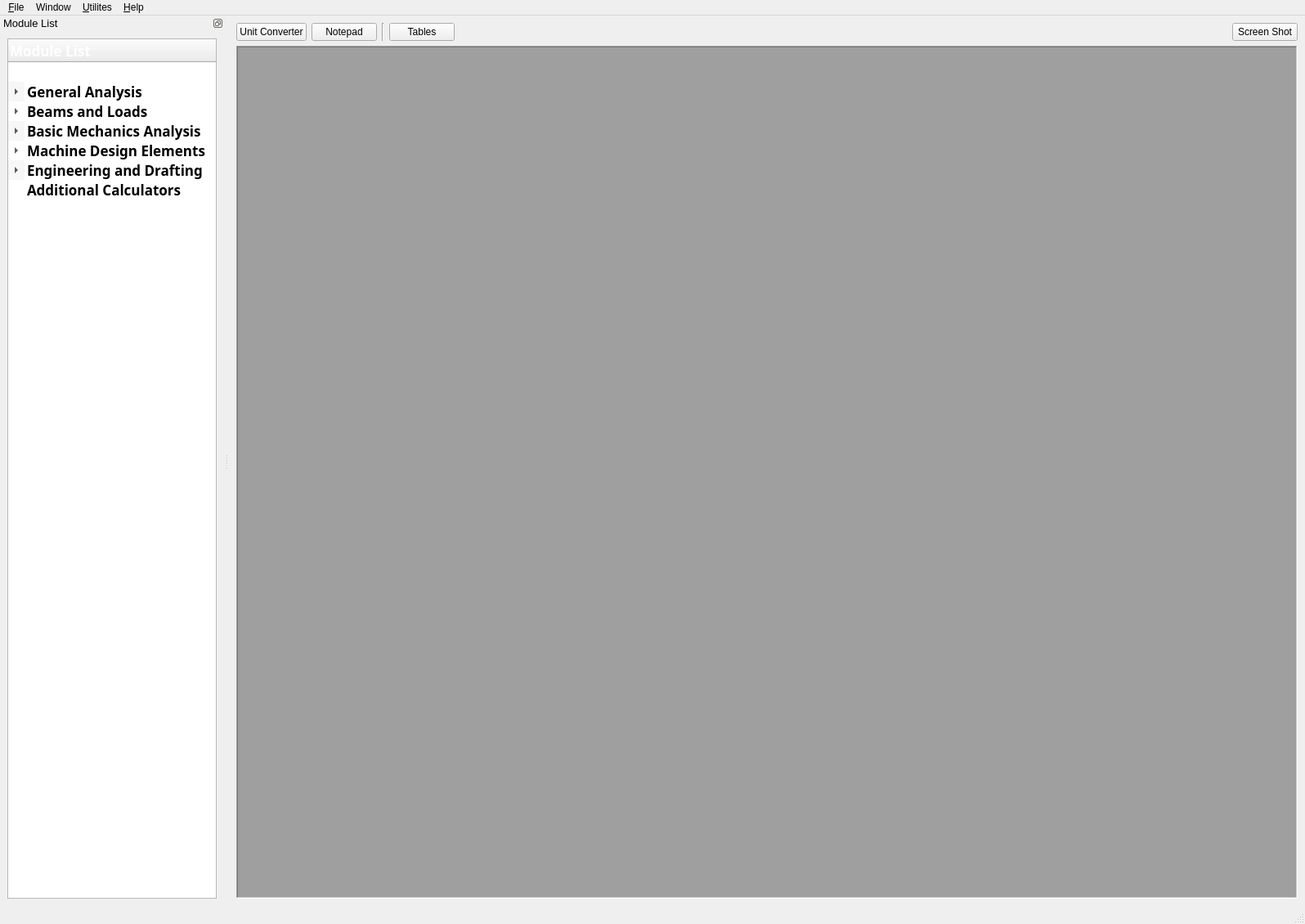
<?xml version="1.0" encoding="UTF-8"?>
<ui version="4.0">
 <class>MEMainWindow</class>
 <widget class="QMainWindow" name="MEMainWindow">
  <property name="geometry">
   <rect>
    <x>0</x>
    <y>0</y>
    <width>1596</width>
    <height>1130</height>
   </rect>
  </property>
  <property name="sizePolicy">
   <sizepolicy hsizetype="Fixed" vsizetype="Fixed">
    <horstretch>0</horstretch>
    <verstretch>0</verstretch>
   </sizepolicy>
  </property>
  <property name="minimumSize">
   <size>
    <width>270</width>
    <height>610</height>
   </size>
  </property>
  <property name="maximumSize">
   <size>
    <width>16777215</width>
    <height>16777215</height>
   </size>
  </property>
  <property name="windowTitle">
   <string>MainWindow</string>
  </property>
  <property name="toolButtonStyle">
   <enum>Qt::ToolButtonStyle::ToolButtonIconOnly</enum>
  </property>
  <property name="tabShape">
   <enum>QTabWidget::TabShape::Rounded</enum>
  </property>
  <property name="dockNestingEnabled">
   <bool>false</bool>
  </property>
  <property name="unifiedTitleAndToolBarOnMac">
   <bool>false</bool>
  </property>
  <widget class="QWidget" name="centralwidget">
   <layout class="QGridLayout" name="gridLayout">
    <item row="0" column="0">
     <layout class="QHBoxLayout" name="horizontalLayout_2">
      <item>
       <widget class="QPushButton" name="Unitconverter">
        <property name="sizePolicy">
         <sizepolicy hsizetype="Minimum" vsizetype="Preferred">
          <horstretch>0</horstretch>
          <verstretch>0</verstretch>
         </sizepolicy>
        </property>
        <property name="text">
         <string>Unit Converter</string>
        </property>
       </widget>
      </item>
      <item>
       <widget class="QPushButton" name="pushButton">
        <property name="text">
         <string>Notepad</string>
        </property>
       </widget>
      </item>
      <item>
       <widget class="Line" name="line_2">
        <property name="orientation">
         <enum>Qt::Orientation::Vertical</enum>
        </property>
       </widget>
      </item>
      <item>
       <widget class="QPushButton" name="Tables">
        <property name="sizePolicy">
         <sizepolicy hsizetype="Minimum" vsizetype="Preferred">
          <horstretch>0</horstretch>
          <verstretch>0</verstretch>
         </sizepolicy>
        </property>
        <property name="text">
         <string>Tables</string>
        </property>
       </widget>
      </item>
      <item>
       <spacer name="horizontalSpacer">
        <property name="orientation">
         <enum>Qt::Orientation::Horizontal</enum>
        </property>
        <property name="sizeHint" stdset="0">
         <size>
          <width>40</width>
          <height>20</height>
         </size>
        </property>
       </spacer>
      </item>
      <item>
       <widget class="QPushButton" name="Screenshot">
        <property name="sizePolicy">
         <sizepolicy hsizetype="Minimum" vsizetype="Preferred">
          <horstretch>0</horstretch>
          <verstretch>0</verstretch>
         </sizepolicy>
        </property>
        <property name="text">
         <string>Screen Shot</string>
        </property>
       </widget>
      </item>
     </layout>
    </item>
    <item row="1" column="0">
     <widget class="QMdiArea" name="mdiArea">
      <property name="sizePolicy">
       <sizepolicy hsizetype="Expanding" vsizetype="Expanding">
        <horstretch>0</horstretch>
        <verstretch>0</verstretch>
       </sizepolicy>
      </property>
      <property name="frameShape">
       <enum>QFrame::Shape::WinPanel</enum>
      </property>
      <property name="frameShadow">
       <enum>QFrame::Shadow::Sunken</enum>
      </property>
      <property name="lineWidth">
       <number>2</number>
      </property>
      <property name="midLineWidth">
       <number>0</number>
      </property>
      <property name="viewMode">
       <enum>QMdiArea::ViewMode::SubWindowView</enum>
      </property>
      <property name="tabsClosable">
       <bool>true</bool>
      </property>
      <property name="tabsMovable">
       <bool>true</bool>
      </property>
     </widget>
    </item>
   </layout>
  </widget>
  <widget class="QStatusBar" name="statusbar"/>
  <widget class="QMenuBar" name="menubar">
   <property name="geometry">
    <rect>
     <x>0</x>
     <y>0</y>
     <width>1596</width>
     <height>33</height>
    </rect>
   </property>
   <widget class="QMenu" name="menu_File">
    <property name="title">
     <string>&amp;File</string>
    </property>
    <widget class="QMenu" name="menu_Settings">
     <property name="title">
      <string>Settings</string>
     </property>
     <addaction name="actionTheme"/>
    </widget>
    <addaction name="menu_Settings"/>
    <addaction name="actionQuit"/>
   </widget>
   <widget class="QMenu" name="menu_Utilites">
    <property name="title">
     <string>&amp;Utilites</string>
    </property>
    <widget class="QMenu" name="menuTables">
     <property name="title">
      <string>Tables</string>
     </property>
     <addaction name="actionMaterials_list"/>
     <addaction name="actionCross_Sectional_Beams_and_Shapes_Lists"/>
     <addaction name="actionSaftey_Factors"/>
     <addaction name="actionFit_Classes"/>
     <addaction name="actionGD_T"/>
    </widget>
    <addaction name="actionNotepad"/>
    <addaction name="actionUnit_Converter_2"/>
    <addaction name="actionScreenshot"/>
    <addaction name="menuTables"/>
   </widget>
   <widget class="QMenu" name="menu_Help">
    <property name="title">
     <string>&amp;Help</string>
    </property>
    <addaction name="actionModule_Help"/>
    <addaction name="actionAbout"/>
   </widget>
   <widget class="QMenu" name="menuWindow_2">
    <property name="title">
     <string>Window</string>
    </property>
    <addaction name="actionCascade_2"/>
    <addaction name="actionTile_2"/>
    <addaction name="actionClose_All_2"/>
   </widget>
   <addaction name="menu_File"/>
   <addaction name="menuWindow_2"/>
   <addaction name="menu_Utilites"/>
   <addaction name="menu_Help"/>
  </widget>
  <widget class="QDockWidget" name="Modulelistdock">
   <property name="sizePolicy">
    <sizepolicy hsizetype="Expanding" vsizetype="Preferred">
     <horstretch>0</horstretch>
     <verstretch>0</verstretch>
    </sizepolicy>
   </property>
   <property name="minimumSize">
    <size>
     <width>97</width>
     <height>97</height>
    </size>
   </property>
   <property name="font">
    <font>
     <family>Arial</family>
     <pointsize>10</pointsize>
    </font>
   </property>
   <property name="autoFillBackground">
    <bool>false</bool>
   </property>
   <property name="floating">
    <bool>false</bool>
   </property>
   <property name="features">
    <set>QDockWidget::DockWidgetFeature::DockWidgetFloatable|QDockWidget::DockWidgetFeature::DockWidgetMovable</set>
   </property>
   <property name="allowedAreas">
    <set>Qt::DockWidgetArea::LeftDockWidgetArea|Qt::DockWidgetArea::RightDockWidgetArea</set>
   </property>
   <property name="windowTitle">
    <string>Module List</string>
   </property>
   <attribute name="dockWidgetArea">
    <number>1</number>
   </attribute>
   <widget class="QWidget" name="dockWidgetContents">
    <layout class="QVBoxLayout" name="verticalLayout">
     <item>
      <widget class="QTreeWidget" name="Modulelist">
       <property name="sizePolicy">
        <sizepolicy hsizetype="Expanding" vsizetype="Preferred">
         <horstretch>0</horstretch>
         <verstretch>0</verstretch>
        </sizepolicy>
       </property>
       <property name="font">
        <font>
         <family>Century Gothic</family>
         <pointsize>13</pointsize>
         <italic>false</italic>
         <bold>true</bold>
         <underline>false</underline>
         <stylestrategy>PreferAntialias</stylestrategy>
         <kerning>true</kerning>
        </font>
       </property>
       <property name="focusPolicy">
        <enum>Qt::FocusPolicy::WheelFocus</enum>
       </property>
       <property name="sizeAdjustPolicy">
        <enum>QAbstractScrollArea::SizeAdjustPolicy::AdjustIgnored</enum>
       </property>
       <property name="editTriggers">
        <set>QAbstractItemView::EditTrigger::DoubleClicked|QAbstractItemView::EditTrigger::EditKeyPressed</set>
       </property>
       <property name="tabKeyNavigation">
        <bool>true</bool>
       </property>
       <property name="alternatingRowColors">
        <bool>true</bool>
       </property>
       <property name="selectionBehavior">
        <enum>QAbstractItemView::SelectionBehavior::SelectRows</enum>
       </property>
       <property name="animated">
        <bool>true</bool>
       </property>
       <property name="wordWrap">
        <bool>true</bool>
       </property>
       <property name="columnCount">
        <number>1</number>
       </property>
       <column>
        <property name="text">
         <string>Module List</string>
        </property>
        <property name="foreground">
         <brush brushstyle="SolidPattern">
          <color alpha="255">
           <red>255</red>
           <green>255</green>
           <blue>255</blue>
          </color>
         </brush>
        </property>
       </column>
       <item>
        <property name="text">
         <string>Notepad</string>
        </property>
        <property name="background">
         <brush brushstyle="NoBrush">
          <color alpha="255">
           <red>0</red>
           <green>0</green>
           <blue>0</blue>
          </color>
         </brush>
        </property>
        <property name="foreground">
         <brush brushstyle="SolidPattern">
          <color alpha="255">
           <red>255</red>
           <green>255</green>
           <blue>255</blue>
          </color>
         </brush>
        </property>
        <property name="flags">
         <set>ItemIsDragEnabled|ItemIsDropEnabled|ItemIsUserCheckable|ItemIsEnabled</set>
        </property>
       </item>
       <item>
        <property name="text">
         <string>General Analysis</string>
        </property>
        <property name="toolTip">
         <string>General Analysis List</string>
        </property>
        <property name="background">
         <brush brushstyle="SolidPattern">
          <color alpha="255">
           <red>255</red>
           <green>255</green>
           <blue>255</blue>
          </color>
         </brush>
        </property>
        <property name="foreground">
         <brush brushstyle="SolidPattern">
          <color alpha="255">
           <red>0</red>
           <green>0</green>
           <blue>0</blue>
          </color>
         </brush>
        </property>
        <property name="flags">
         <set>ItemIsDragEnabled|ItemIsDropEnabled|ItemIsUserCheckable|ItemIsEnabled</set>
        </property>
        <item>
         <property name="text">
          <string>Unit Converter</string>
         </property>
         <property name="toolTip">
          <string>Unit Converter Module</string>
         </property>
         <property name="whatsThis">
          <string/>
         </property>
         <property name="background">
          <brush brushstyle="NoBrush">
           <color alpha="255">
            <red>0</red>
            <green>0</green>
            <blue>0</blue>
           </color>
          </brush>
         </property>
         <property name="foreground">
          <brush brushstyle="NoBrush">
           <color alpha="255">
            <red>255</red>
            <green>255</green>
            <blue>255</blue>
           </color>
          </brush>
         </property>
         <property name="flags">
          <set>ItemIsDragEnabled|ItemIsDropEnabled|ItemIsUserCheckable|ItemIsEnabled</set>
         </property>
        </item>
        <item>
         <property name="text">
          <string>Moments of Inertia</string>
         </property>
         <property name="toolTip">
          <string>Moment of Inertia Module</string>
         </property>
         <property name="background">
          <brush brushstyle="NoBrush">
           <color alpha="255">
            <red>0</red>
            <green>0</green>
            <blue>0</blue>
           </color>
          </brush>
         </property>
         <property name="flags">
          <set>ItemIsDragEnabled|ItemIsDropEnabled|ItemIsUserCheckable|ItemIsEnabled</set>
         </property>
        </item>
        <item>
         <property name="text">
          <string>Vectors</string>
         </property>
         <property name="toolTip">
          <string>Vector Analysis Module</string>
         </property>
         <property name="background">
          <brush brushstyle="NoBrush">
           <color alpha="255">
            <red>0</red>
            <green>0</green>
            <blue>0</blue>
           </color>
          </brush>
         </property>
         <property name="flags">
          <set>ItemIsDragEnabled|ItemIsDropEnabled|ItemIsUserCheckable|ItemIsEnabled</set>
         </property>
        </item>
        <item>
         <property name="text">
          <string>Fasteners</string>
         </property>
         <property name="toolTip">
          <string>Basic Fasteners Module</string>
         </property>
         <property name="background">
          <brush brushstyle="NoBrush">
           <color alpha="255">
            <red>0</red>
            <green>0</green>
            <blue>0</blue>
           </color>
          </brush>
         </property>
         <property name="flags">
          <set>ItemIsDragEnabled|ItemIsDropEnabled|ItemIsUserCheckable|ItemIsEnabled</set>
         </property>
        </item>
        <item>
         <property name="text">
          <string>Material Properties</string>
         </property>
         <property name="toolTip">
          <string>Material Properties Module</string>
         </property>
         <property name="background">
          <brush brushstyle="NoBrush">
           <color alpha="255">
            <red>0</red>
            <green>0</green>
            <blue>0</blue>
           </color>
          </brush>
         </property>
         <property name="flags">
          <set>ItemIsDragEnabled|ItemIsDropEnabled|ItemIsUserCheckable|ItemIsEnabled</set>
         </property>
        </item>
        <item>
         <property name="text">
          <string>Center of Mass and Center of Gravity</string>
         </property>
         <property name="toolTip">
          <string>Center of Mass and Center of Gravity Module</string>
         </property>
         <property name="background">
          <brush brushstyle="NoBrush">
           <color alpha="255">
            <red>0</red>
            <green>0</green>
            <blue>0</blue>
           </color>
          </brush>
         </property>
         <property name="flags">
          <set>ItemIsDragEnabled|ItemIsDropEnabled|ItemIsUserCheckable|ItemIsEnabled</set>
         </property>
        </item>
       </item>
       <item>
        <property name="text">
         <string>Beams and Loads</string>
        </property>
        <property name="toolTip">
         <string>Beams and Loads List</string>
        </property>
        <property name="background">
         <brush brushstyle="SolidPattern">
          <color alpha="255">
           <red>255</red>
           <green>255</green>
           <blue>255</blue>
          </color>
         </brush>
        </property>
        <property name="foreground">
         <brush brushstyle="SolidPattern">
          <color alpha="255">
           <red>0</red>
           <green>0</green>
           <blue>0</blue>
          </color>
         </brush>
        </property>
        <property name="flags">
         <set>ItemIsDragEnabled|ItemIsDropEnabled|ItemIsUserCheckable|ItemIsEnabled</set>
        </property>
        <item>
         <property name="text">
          <string>General Beam Analysis</string>
         </property>
         <property name="toolTip">
          <string>General Beam Analysis List</string>
         </property>
         <property name="background">
          <brush brushstyle="SolidPattern">
           <color alpha="255">
            <red>99</red>
            <green>99</green>
            <blue>99</blue>
           </color>
          </brush>
         </property>
         <property name="foreground">
          <brush brushstyle="SolidPattern">
           <color alpha="255">
            <red>0</red>
            <green>0</green>
            <blue>0</blue>
           </color>
          </brush>
         </property>
         <property name="flags">
          <set>ItemIsDragEnabled|ItemIsDropEnabled|ItemIsUserCheckable|ItemIsEnabled</set>
         </property>
         <item>
          <property name="text">
           <string>Trusses</string>
          </property>
          <property name="toolTip">
           <string>Truss Module</string>
          </property>
          <property name="flags">
           <set>ItemIsDragEnabled|ItemIsDropEnabled|ItemIsUserCheckable|ItemIsEnabled</set>
          </property>
         </item>
         <item>
          <property name="text">
           <string>Moments of Inertia</string>
          </property>
          <property name="toolTip">
           <string>Moment of Inertia Module</string>
          </property>
          <property name="flags">
           <set>ItemIsDragEnabled|ItemIsDropEnabled|ItemIsUserCheckable|ItemIsEnabled</set>
          </property>
         </item>
         <item>
          <property name="text">
           <string>Determinate Beams</string>
          </property>
          <property name="toolTip">
           <string>Determinate Beams Module</string>
          </property>
          <property name="flags">
           <set>ItemIsDragEnabled|ItemIsDropEnabled|ItemIsUserCheckable|ItemIsEnabled</set>
          </property>
         </item>
         <item>
          <property name="text">
           <string>Column Buckling</string>
          </property>
          <property name="toolTip">
           <string>Column Buckling Module</string>
          </property>
          <property name="flags">
           <set>ItemIsDragEnabled|ItemIsDropEnabled|ItemIsUserCheckable|ItemIsEnabled</set>
          </property>
         </item>
         <item>
          <property name="text">
           <string>Flexure</string>
          </property>
          <property name="toolTip">
           <string>Flexure Module</string>
          </property>
          <property name="flags">
           <set>ItemIsDragEnabled|ItemIsDropEnabled|ItemIsUserCheckable|ItemIsEnabled</set>
          </property>
         </item>
         <item>
          <property name="text">
           <string>Indeterminate Axial Structures</string>
          </property>
          <property name="toolTip">
           <string>Indeterminate Axial Structures Module</string>
          </property>
          <property name="flags">
           <set>ItemIsDragEnabled|ItemIsDropEnabled|ItemIsUserCheckable|ItemIsEnabled</set>
          </property>
         </item>
         <item>
          <property name="text">
           <string>Mohr's Circle</string>
          </property>
          <property name="toolTip">
           <string>Mohr's Circle Module</string>
          </property>
          <property name="flags">
           <set>ItemIsDragEnabled|ItemIsDropEnabled|ItemIsUserCheckable|ItemIsEnabled</set>
          </property>
         </item>
         <item>
          <property name="text">
           <string>Deformation analysis</string>
          </property>
          <property name="toolTip">
           <string>Deformation Analysis List</string>
          </property>
          <property name="background">
           <brush brushstyle="SolidPattern">
            <color alpha="255">
             <red>154</red>
             <green>154</green>
             <blue>154</blue>
            </color>
           </brush>
          </property>
          <property name="foreground">
           <brush brushstyle="SolidPattern">
            <color alpha="255">
             <red>0</red>
             <green>0</green>
             <blue>0</blue>
            </color>
           </brush>
          </property>
          <property name="flags">
           <set>ItemIsDragEnabled|ItemIsDropEnabled|ItemIsUserCheckable|ItemIsEnabled</set>
          </property>
          <item>
           <property name="text">
            <string>Generic Beam Deformation Analysis</string>
           </property>
           <property name="toolTip">
            <string>Generic Beam Deformation Module</string>
           </property>
           <property name="flags">
            <set>ItemIsDragEnabled|ItemIsDropEnabled|ItemIsUserCheckable|ItemIsEnabled</set>
           </property>
          </item>
          <item>
           <property name="text">
            <string>Axial Beam Deformation</string>
           </property>
           <property name="toolTip">
            <string>Axial Beam Deformation Module</string>
           </property>
           <property name="flags">
            <set>ItemIsDragEnabled|ItemIsDropEnabled|ItemIsUserCheckable|ItemIsEnabled</set>
           </property>
          </item>
          <item>
           <property name="text">
            <string>Torsional Beam Deformation</string>
           </property>
           <property name="toolTip">
            <string>Torsioanl Beam Deformation Module</string>
           </property>
           <property name="flags">
            <set>ItemIsDragEnabled|ItemIsDropEnabled|ItemIsUserCheckable|ItemIsEnabled</set>
           </property>
          </item>
         </item>
        </item>
       </item>
       <item>
        <property name="text">
         <string>Basic Mechanics Analysis</string>
        </property>
        <property name="toolTip">
         <string>Basic Mechanics Analysis List</string>
        </property>
        <property name="background">
         <brush brushstyle="SolidPattern">
          <color alpha="255">
           <red>255</red>
           <green>255</green>
           <blue>255</blue>
          </color>
         </brush>
        </property>
        <property name="foreground">
         <brush brushstyle="SolidPattern">
          <color alpha="255">
           <red>0</red>
           <green>0</green>
           <blue>0</blue>
          </color>
         </brush>
        </property>
        <property name="flags">
         <set>ItemIsDragEnabled|ItemIsDropEnabled|ItemIsUserCheckable|ItemIsEnabled</set>
        </property>
        <item>
         <property name="text">
          <string>Determinate Beams</string>
         </property>
         <property name="toolTip">
          <string>Determinate Beams Module</string>
         </property>
         <property name="flags">
          <set>ItemIsDragEnabled|ItemIsDropEnabled|ItemIsUserCheckable|ItemIsEnabled</set>
         </property>
        </item>
        <item>
         <property name="text">
          <string>Simple Torsion</string>
         </property>
         <property name="toolTip">
          <string>Simple Torsion Module</string>
         </property>
         <property name="flags">
          <set>ItemIsDragEnabled|ItemIsDropEnabled|ItemIsUserCheckable|ItemIsEnabled</set>
         </property>
        </item>
        <item>
         <property name="text">
          <string>Mohr's Circle</string>
         </property>
         <property name="toolTip">
          <string>Morh's Circle Module</string>
         </property>
         <property name="flags">
          <set>ItemIsDragEnabled|ItemIsDropEnabled|ItemIsUserCheckable|ItemIsEnabled</set>
         </property>
        </item>
        <item>
         <property name="text">
          <string>Flexure</string>
         </property>
         <property name="toolTip">
          <string>Flexure Module</string>
         </property>
         <property name="flags">
          <set>ItemIsDragEnabled|ItemIsDropEnabled|ItemIsUserCheckable|ItemIsEnabled</set>
         </property>
        </item>
        <item>
         <property name="text">
          <string>Pressure Vessels</string>
         </property>
         <property name="toolTip">
          <string>Pressure Vessels Module</string>
         </property>
         <property name="flags">
          <set>ItemIsDragEnabled|ItemIsDropEnabled|ItemIsUserCheckable|ItemIsEnabled</set>
         </property>
        </item>
        <item>
         <property name="text">
          <string>Kinematic Diagraming</string>
         </property>
         <property name="toolTip">
          <string>Kinematic Diagraming Module</string>
         </property>
         <property name="flags">
          <set>ItemIsDragEnabled|ItemIsDropEnabled|ItemIsUserCheckable|ItemIsEnabled</set>
         </property>
        </item>
        <item>
         <property name="text">
          <string>Indeterminate Coaxial Shafts</string>
         </property>
         <property name="toolTip">
          <string>Indeterminate Coaxial Shafts Module</string>
         </property>
         <property name="flags">
          <set>ItemIsDragEnabled|ItemIsDropEnabled|ItemIsUserCheckable|ItemIsEnabled</set>
         </property>
        </item>
        <item>
         <property name="text">
          <string>Indeterminate End-to-End Shafts</string>
         </property>
         <property name="toolTip">
          <string>Indeterminate End-to-End Shafts Module</string>
         </property>
         <property name="flags">
          <set>ItemIsDragEnabled|ItemIsDropEnabled|ItemIsUserCheckable|ItemIsEnabled</set>
         </property>
        </item>
       </item>
       <item>
        <property name="text">
         <string>Machine Design Elements</string>
        </property>
        <property name="toolTip">
         <string>Machine Design Elements List</string>
        </property>
        <property name="background">
         <brush brushstyle="SolidPattern">
          <color alpha="255">
           <red>255</red>
           <green>255</green>
           <blue>255</blue>
          </color>
         </brush>
        </property>
        <property name="foreground">
         <brush brushstyle="SolidPattern">
          <color alpha="255">
           <red>0</red>
           <green>0</green>
           <blue>0</blue>
          </color>
         </brush>
        </property>
        <property name="flags">
         <set>ItemIsDragEnabled|ItemIsDropEnabled|ItemIsUserCheckable|ItemIsEnabled</set>
        </property>
        <item>
         <property name="text">
          <string>Machine Drives</string>
         </property>
         <property name="toolTip">
          <string>Machine Drives List</string>
         </property>
         <property name="background">
          <brush brushstyle="SolidPattern">
           <color alpha="255">
            <red>99</red>
            <green>99</green>
            <blue>99</blue>
           </color>
          </brush>
         </property>
         <property name="foreground">
          <brush brushstyle="SolidPattern">
           <color alpha="255">
            <red>0</red>
            <green>0</green>
            <blue>0</blue>
           </color>
          </brush>
         </property>
         <property name="flags">
          <set>ItemIsDragEnabled|ItemIsDropEnabled|ItemIsUserCheckable|ItemIsEnabled</set>
         </property>
         <item>
          <property name="text">
           <string>Belt Drives</string>
          </property>
          <property name="toolTip">
           <string>Belt Drives Module</string>
          </property>
          <property name="flags">
           <set>ItemIsDragEnabled|ItemIsDropEnabled|ItemIsUserCheckable|ItemIsEnabled</set>
          </property>
         </item>
         <item>
          <property name="text">
           <string>Chain Drives</string>
          </property>
          <property name="toolTip">
           <string>Chain Drive Module</string>
          </property>
          <property name="flags">
           <set>ItemIsDragEnabled|ItemIsDropEnabled|ItemIsUserCheckable|ItemIsEnabled</set>
          </property>
         </item>
         <item>
          <property name="text">
           <string>Gears</string>
          </property>
          <property name="toolTip">
           <string>Gear List</string>
          </property>
          <property name="background">
           <brush brushstyle="SolidPattern">
            <color alpha="255">
             <red>154</red>
             <green>154</green>
             <blue>154</blue>
            </color>
           </brush>
          </property>
          <property name="foreground">
           <brush brushstyle="SolidPattern">
            <color alpha="255">
             <red>0</red>
             <green>0</green>
             <blue>0</blue>
            </color>
           </brush>
          </property>
          <property name="flags">
           <set>ItemIsDragEnabled|ItemIsDropEnabled|ItemIsUserCheckable|ItemIsEnabled</set>
          </property>
          <item>
           <property name="text">
            <string>Gear Driven Shafts</string>
           </property>
           <property name="toolTip">
            <string>Gear Driven Shafts Module</string>
           </property>
           <property name="flags">
            <set>ItemIsDragEnabled|ItemIsDropEnabled|ItemIsUserCheckable|ItemIsEnabled</set>
           </property>
          </item>
          <item>
           <property name="text">
            <string>Gear Trains</string>
           </property>
           <property name="toolTip">
            <string>Gear Trains Module</string>
           </property>
           <property name="flags">
            <set>ItemIsDragEnabled|ItemIsDropEnabled|ItemIsUserCheckable|ItemIsEnabled</set>
           </property>
          </item>
          <item>
           <property name="text">
            <string>Advanced Gear Calculator</string>
           </property>
           <property name="toolTip">
            <string>Advanced Gear Calculator Module</string>
           </property>
           <property name="flags">
            <set>ItemIsDragEnabled|ItemIsDropEnabled|ItemIsUserCheckable|ItemIsEnabled</set>
           </property>
          </item>
         </item>
        </item>
        <item>
         <property name="text">
          <string>Bearing Calculator</string>
         </property>
         <property name="toolTip">
          <string>Bearing Calculator</string>
         </property>
         <property name="flags">
          <set>ItemIsDragEnabled|ItemIsDropEnabled|ItemIsUserCheckable|ItemIsEnabled</set>
         </property>
        </item>
        <item>
         <property name="text">
          <string>Key Calculator</string>
         </property>
         <property name="toolTip">
          <string>Key Calculator Module</string>
         </property>
         <property name="flags">
          <set>ItemIsDragEnabled|ItemIsDropEnabled|ItemIsUserCheckable|ItemIsEnabled</set>
         </property>
        </item>
       </item>
       <item>
        <property name="text">
         <string>Engineering and Drafting</string>
        </property>
        <property name="toolTip">
         <string>Engineering and Drafting List</string>
        </property>
        <property name="background">
         <brush brushstyle="SolidPattern">
          <color alpha="255">
           <red>255</red>
           <green>255</green>
           <blue>255</blue>
          </color>
         </brush>
        </property>
        <property name="foreground">
         <brush brushstyle="SolidPattern">
          <color alpha="255">
           <red>0</red>
           <green>0</green>
           <blue>0</blue>
          </color>
         </brush>
        </property>
        <property name="flags">
         <set>ItemIsDragEnabled|ItemIsDropEnabled|ItemIsUserCheckable|ItemIsEnabled</set>
        </property>
        <item>
         <property name="text">
          <string>GD&amp;T Checker</string>
         </property>
         <property name="toolTip">
          <string>GD&amp;T Checker Module</string>
         </property>
         <property name="flags">
          <set>ItemIsDragEnabled|ItemIsDropEnabled|ItemIsUserCheckable|ItemIsEnabled</set>
         </property>
        </item>
        <item>
         <property name="text">
          <string>Limits and Fits</string>
         </property>
         <property name="toolTip">
          <string>Limits and Fits Module</string>
         </property>
         <property name="flags">
          <set>ItemIsDragEnabled|ItemIsDropEnabled|ItemIsUserCheckable|ItemIsEnabled</set>
         </property>
        </item>
        <item>
         <property name="text">
          <string>Fixed and Floating Fastener Calculator</string>
         </property>
         <property name="toolTip">
          <string>GD&amp;T Fastener Module</string>
         </property>
         <property name="flags">
          <set>ItemIsDragEnabled|ItemIsDropEnabled|ItemIsUserCheckable|ItemIsEnabled</set>
         </property>
        </item>
        <item>
         <property name="text">
          <string>Paper Gauging </string>
         </property>
         <property name="toolTip">
          <string>Paper Gauging Module</string>
         </property>
         <property name="flags">
          <set>ItemIsDragEnabled|ItemIsDropEnabled|ItemIsUserCheckable|ItemIsEnabled</set>
         </property>
        </item>
        <item>
         <property name="text">
          <string>Tolerance Finder</string>
         </property>
         <property name="toolTip">
          <string>Tolerance Finder Module</string>
         </property>
         <property name="flags">
          <set>ItemIsDragEnabled|ItemIsDropEnabled|ItemIsUserCheckable|ItemIsEnabled</set>
         </property>
        </item>
        <item>
         <property name="text">
          <string>Diameter Deviation</string>
         </property>
         <property name="toolTip">
          <string>Diameter Deviation Module</string>
         </property>
         <property name="flags">
          <set>ItemIsDragEnabled|ItemIsDropEnabled|ItemIsUserCheckable|ItemIsEnabled</set>
         </property>
        </item>
       </item>
       <item>
        <property name="text">
         <string>Additional Calculators</string>
        </property>
        <property name="toolTip">
         <string>Additional Calculators List</string>
        </property>
        <property name="flags">
         <set>ItemIsDragEnabled|ItemIsDropEnabled|ItemIsUserCheckable|ItemIsEnabled</set>
        </property>
       </item>
      </widget>
     </item>
    </layout>
   </widget>
  </widget>
  <action name="actionUnit_Converter">
   <property name="text">
    <string>Unit Converter</string>
   </property>
  </action>
  <action name="actionMoments_of_Inertia">
   <property name="text">
    <string>Moments of Inertia</string>
   </property>
  </action>
  <action name="actionVectors">
   <property name="text">
    <string>Vectors</string>
   </property>
  </action>
  <action name="actionFriction_and_Force">
   <property name="text">
    <string>Friction and Force</string>
   </property>
  </action>
  <action name="actionFasteners">
   <property name="text">
    <string>Fasteners</string>
   </property>
  </action>
  <action name="actionMaterial_Properties">
   <property name="text">
    <string>Material Properties</string>
   </property>
  </action>
  <action name="actionCM_and_CG">
   <property name="text">
    <string>CM and CG</string>
   </property>
  </action>
  <action name="actionTrusses">
   <property name="text">
    <string>Trusses</string>
   </property>
  </action>
  <action name="actionBeamsMoments_of_Inertia">
   <property name="text">
    <string>Moments of Inertia</string>
   </property>
  </action>
  <action name="actionShear_and_Moment">
   <property name="text">
    <string>Shear and Moment</string>
   </property>
  </action>
  <action name="actionIndeterminate_Axial_Structures">
   <property name="text">
    <string>Indeterminate Axial Structures</string>
   </property>
  </action>
  <action name="actionFlexure">
   <property name="text">
    <string>Flexure</string>
   </property>
  </action>
  <action name="actionBeam_Deformation">
   <property name="text">
    <string>Beam Deformation</string>
   </property>
  </action>
  <action name="actionAxial_Beam_Deformation">
   <property name="text">
    <string>Axial Beam Deformation</string>
   </property>
  </action>
  <action name="actionTorsional_Beam_Deformation">
   <property name="text">
    <string>Torsional Beam Deformation</string>
   </property>
  </action>
  <action name="actionSupported_Beams">
   <property name="text">
    <string>Supported Beams</string>
   </property>
  </action>
  <action name="actionMohr_s_Circle">
   <property name="text">
    <string>Mohr's Circle</string>
   </property>
  </action>
  <action name="actionC_Clamp">
   <property name="text">
    <string>C-Clamp</string>
   </property>
  </action>
  <action name="actionCompression_Link">
   <property name="text">
    <string>Compression Link</string>
   </property>
  </action>
  <action name="actionTension_Link">
   <property name="text">
    <string>Tension Link</string>
   </property>
  </action>
  <action name="actionPost">
   <property name="text">
    <string>Post</string>
   </property>
  </action>
  <action name="actionPost_and_Beam">
   <property name="text">
    <string>Post and Beam</string>
   </property>
  </action>
  <action name="actionKinematic_Diagraming">
   <property name="text">
    <string>Kinematic Diagraming</string>
   </property>
  </action>
  <action name="actionVector_Analysis">
   <property name="text">
    <string>Vector Analysis</string>
   </property>
  </action>
  <action name="actionGDT_Checker">
   <property name="text">
    <string>GDT Checker</string>
   </property>
  </action>
  <action name="actionVirtual_Condition_Calculator">
   <property name="text">
    <string>Virtual Condition Calculator</string>
   </property>
  </action>
  <action name="actionLimits_and_Fits">
   <property name="text">
    <string>Limits and Fits</string>
   </property>
  </action>
  <action name="actionGDTFasteners">
   <property name="text">
    <string>Fasteners</string>
   </property>
  </action>
  <action name="actionPaper_Gauging">
   <property name="text">
    <string>Paper Gauging</string>
   </property>
  </action>
  <action name="actionTolerance_Finder">
   <property name="text">
    <string>Tolerance Finder</string>
   </property>
  </action>
  <action name="actionDiameter_Deviation">
   <property name="text">
    <string>Diameter Deviation</string>
   </property>
  </action>
  <action name="actionTorsion">
   <property name="text">
    <string>Torsion</string>
   </property>
  </action>
  <action name="actionPressure">
   <property name="text">
    <string>Pressure</string>
   </property>
  </action>
  <action name="actionAddMohr_s_Circle">
   <property name="text">
    <string>Mohr's Circle</string>
   </property>
  </action>
  <action name="actionModule_List">
   <property name="text">
    <string>Module List</string>
   </property>
  </action>
  <action name="actionQuit">
   <property name="text">
    <string>Quit</string>
   </property>
  </action>
  <action name="actionNotepad">
   <property name="text">
    <string>Notepad</string>
   </property>
  </action>
  <action name="actionCalculator">
   <property name="text">
    <string>Calculator</string>
   </property>
  </action>
  <action name="actionScreenshot">
   <property name="text">
    <string>Screenshot</string>
   </property>
  </action>
  <action name="actionPerfer_SI_units">
   <property name="text">
    <string>Edit Saftey Factor</string>
   </property>
  </action>
  <action name="actionPerfer_Metric_Units">
   <property name="text">
    <string>Theme</string>
   </property>
  </action>
  <action name="actionMaterials_list">
   <property name="text">
    <string>Materials List</string>
   </property>
  </action>
  <action name="actionCross_Sectional_Beams_and_Shapes_Lists">
   <property name="text">
    <string>Beams and Shapes Lists</string>
   </property>
  </action>
  <action name="actionAbout">
   <property name="text">
    <string>About</string>
   </property>
  </action>
  <action name="actionUnit_Converter_help">
   <property name="text">
    <string>Unit Converter</string>
   </property>
  </action>
  <action name="actionMoments_of_Inertia_help">
   <property name="text">
    <string>Moments of Inertia</string>
   </property>
  </action>
  <action name="actionVectors_help">
   <property name="text">
    <string>Vectors</string>
   </property>
  </action>
  <action name="actionFriction_and_Force_help">
   <property name="text">
    <string>Friction and Force</string>
   </property>
  </action>
  <action name="actionFasteners_help">
   <property name="text">
    <string>Fasteners</string>
   </property>
  </action>
  <action name="actionMaterial_Properties_help">
   <property name="text">
    <string>Material Properties</string>
   </property>
  </action>
  <action name="actionCM_and_CG_help">
   <property name="text">
    <string>CM and CG</string>
   </property>
  </action>
  <action name="actionTrusses_help">
   <property name="text">
    <string>Trusses</string>
   </property>
  </action>
  <action name="actionBeamsMoments_of_Inertia_help">
   <property name="text">
    <string>Moments of Inertia</string>
   </property>
  </action>
  <action name="actionShear_and_Moment_help">
   <property name="text">
    <string>Shear and Moment</string>
   </property>
  </action>
  <action name="actionIndeterminate_Axial_Structures_help">
   <property name="text">
    <string>Indeterminate Axial Structures</string>
   </property>
  </action>
  <action name="actionFlexure_help">
   <property name="text">
    <string>Flexure</string>
   </property>
  </action>
  <action name="actionBeam_Deformation_help">
   <property name="text">
    <string>Beam Deformation</string>
   </property>
  </action>
  <action name="actionAxial_Beam_Deformation_help">
   <property name="text">
    <string>Axial Beam Deformation</string>
   </property>
  </action>
  <action name="actionTorsional_Beam_Deformation_help">
   <property name="text">
    <string>Torsional Beam Deformation</string>
   </property>
  </action>
  <action name="actionSupported_Beams_help">
   <property name="text">
    <string>Supported Beams</string>
   </property>
  </action>
  <action name="actionMohr_s_Circle_help">
   <property name="text">
    <string>Mohr's Circle</string>
   </property>
  </action>
  <action name="actionC_Clamp_help">
   <property name="text">
    <string>C-Clamp</string>
   </property>
  </action>
  <action name="actionCompression_Link_help">
   <property name="text">
    <string>Compression Link</string>
   </property>
  </action>
  <action name="actionTension_Link_help">
   <property name="text">
    <string>Tension Link</string>
   </property>
  </action>
  <action name="actionPost_help">
   <property name="text">
    <string>Post</string>
   </property>
  </action>
  <action name="actionPost_and_Beam_help">
   <property name="text">
    <string>Post and Beam</string>
   </property>
  </action>
  <action name="actionSolid_shaft_and_Pipe_help">
   <property name="text">
    <string>Solid Shaft and Pipe</string>
   </property>
  </action>
  <action name="actionKinematic_Diagraming_help">
   <property name="text">
    <string>Kinematic Diagraming</string>
   </property>
  </action>
  <action name="actionVector_and_Motion_Analysis_help">
   <property name="text">
    <string>Vector and Motion Analysis</string>
   </property>
  </action>
  <action name="actionGDT_Checker_help">
   <property name="text">
    <string>GDT Checker</string>
   </property>
  </action>
  <action name="actionVirtual_Condition_Calculator_help">
   <property name="text">
    <string>Virtual Condition Calculator</string>
   </property>
  </action>
  <action name="actionLimits_and_Fits_help">
   <property name="text">
    <string>Limits and Fits</string>
   </property>
  </action>
  <action name="actionGDTFasteners_help">
   <property name="text">
    <string>Fasteners</string>
   </property>
  </action>
  <action name="actionPaper_Gauging_help">
   <property name="text">
    <string>Paper Gauging</string>
   </property>
  </action>
  <action name="actionTolerance_Finder_help">
   <property name="text">
    <string>Tolerance Finder</string>
   </property>
  </action>
  <action name="actionDiameter_Deviation_help">
   <property name="text">
    <string>Diameter Deviation</string>
   </property>
  </action>
  <action name="actionTorsion_help">
   <property name="text">
    <string>Torsion</string>
   </property>
  </action>
  <action name="actionPressure_help">
   <property name="text">
    <string>Pressure</string>
   </property>
  </action>
  <action name="actionTheme">
   <property name="text">
    <string>Theme</string>
   </property>
  </action>
  <action name="actionSaftey_Factors">
   <property name="text">
    <string>Saftey Factors</string>
   </property>
  </action>
  <action name="actionSolid_Shaft_and_Pipe">
   <property name="text">
    <string>Solid Shaft and Pipe</string>
   </property>
  </action>
  <action name="actionMohr_s_Circle_2">
   <property name="text">
    <string>Mohr's Circle</string>
   </property>
  </action>
  <action name="actionFit_Classes">
   <property name="text">
    <string>Fit Classes</string>
   </property>
  </action>
  <action name="actionCredits">
   <property name="text">
    <string>Credits</string>
   </property>
  </action>
  <action name="actionUnit_Converter_2">
   <property name="text">
    <string>Unit Converter</string>
   </property>
  </action>
  <action name="actionColumn_Buckling">
   <property name="text">
    <string>Column Buckling</string>
   </property>
  </action>
  <action name="actionDeterminate_Beams">
   <property name="text">
    <string>Determinate Beams</string>
   </property>
  </action>
  <action name="actionSimple_Torsion">
   <property name="text">
    <string>Simple Torsion</string>
   </property>
  </action>
  <action name="actionMohr_s_Circle_3">
   <property name="text">
    <string>Mohr's Circle</string>
   </property>
  </action>
  <action name="actionFlexure_2">
   <property name="text">
    <string>Flexure</string>
   </property>
  </action>
  <action name="actionPressure_Vessels">
   <property name="text">
    <string>Pressure Vessels</string>
   </property>
  </action>
  <action name="actionKinematic_Digramming">
   <property name="text">
    <string>Kinematic Digramming</string>
   </property>
  </action>
  <action name="actionIndeterminate_Coaxial_Shafts">
   <property name="text">
    <string>Indeterminate Coaxial Shafts</string>
   </property>
  </action>
  <action name="actionGear_Trains">
   <property name="text">
    <string>Gear Trains</string>
   </property>
  </action>
  <action name="actionAdvanced_Gear_Calculator">
   <property name="text">
    <string>Advanced Gear Calculator</string>
   </property>
  </action>
  <action name="actionShaft_Design">
   <property name="text">
    <string>Shaft Design</string>
   </property>
  </action>
  <action name="actionGear_Driven_Shafts">
   <property name="text">
    <string>Gear Driven Shafts</string>
   </property>
  </action>
  <action name="actionChain_Drives">
   <property name="text">
    <string>Chain Drives</string>
   </property>
  </action>
  <action name="actionBelt_Drived">
   <property name="text">
    <string>Belt Drives</string>
   </property>
  </action>
  <action name="actionBearing_Calculator">
   <property name="text">
    <string>Bearing Calculator</string>
   </property>
  </action>
  <action name="actionKey_Calculator">
   <property name="text">
    <string>Key Calculator</string>
   </property>
  </action>
  <action name="actionQuit_all">
   <property name="text">
    <string>Quit All</string>
   </property>
  </action>
  <action name="actionCascade">
   <property name="text">
    <string>Cascade</string>
   </property>
  </action>
  <action name="actionTile">
   <property name="text">
    <string>Tile</string>
   </property>
  </action>
  <action name="actionClose_All">
   <property name="text">
    <string>Close All</string>
   </property>
  </action>
  <action name="actionCascade_2">
   <property name="text">
    <string>Cascade</string>
   </property>
  </action>
  <action name="actionTile_2">
   <property name="text">
    <string>Tile</string>
   </property>
  </action>
  <action name="actionClose_All_2">
   <property name="text">
    <string>Close All</string>
   </property>
  </action>
  <action name="actionModule_Help">
   <property name="text">
    <string>Module Help</string>
   </property>
  </action>
  <action name="actionGD_T">
   <property name="text">
    <string>GD&amp;T</string>
   </property>
  </action>
 </widget>
 <resources/>
 <connections/>
</ui>
